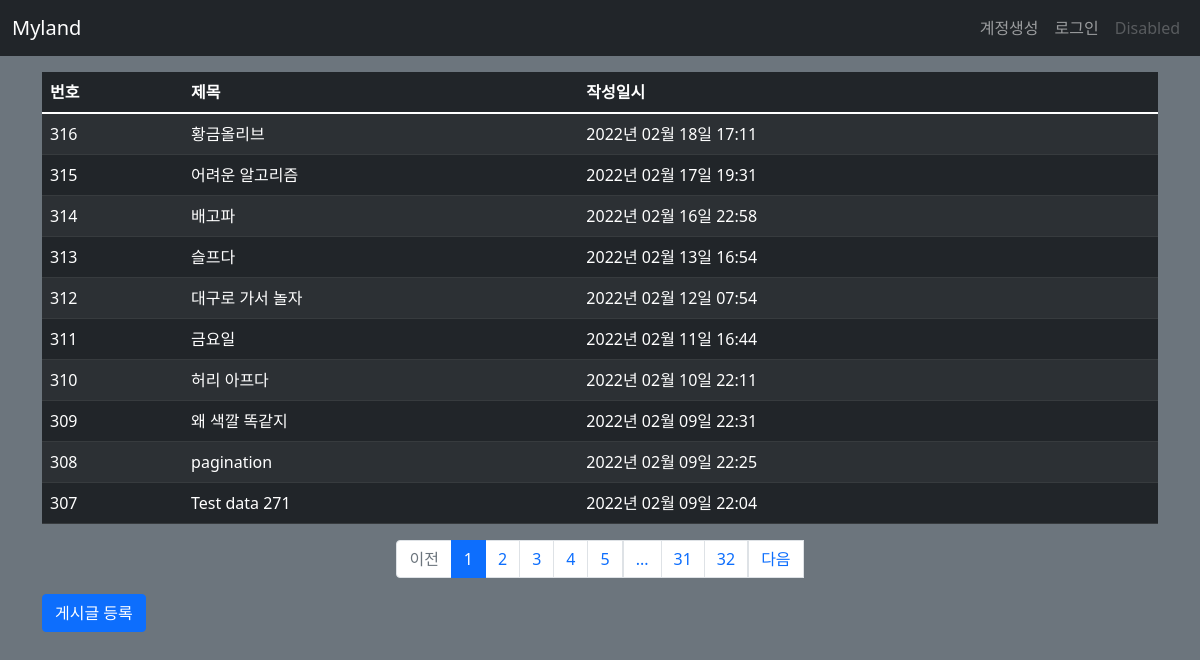
Page /post/list/ on the earlier database version.
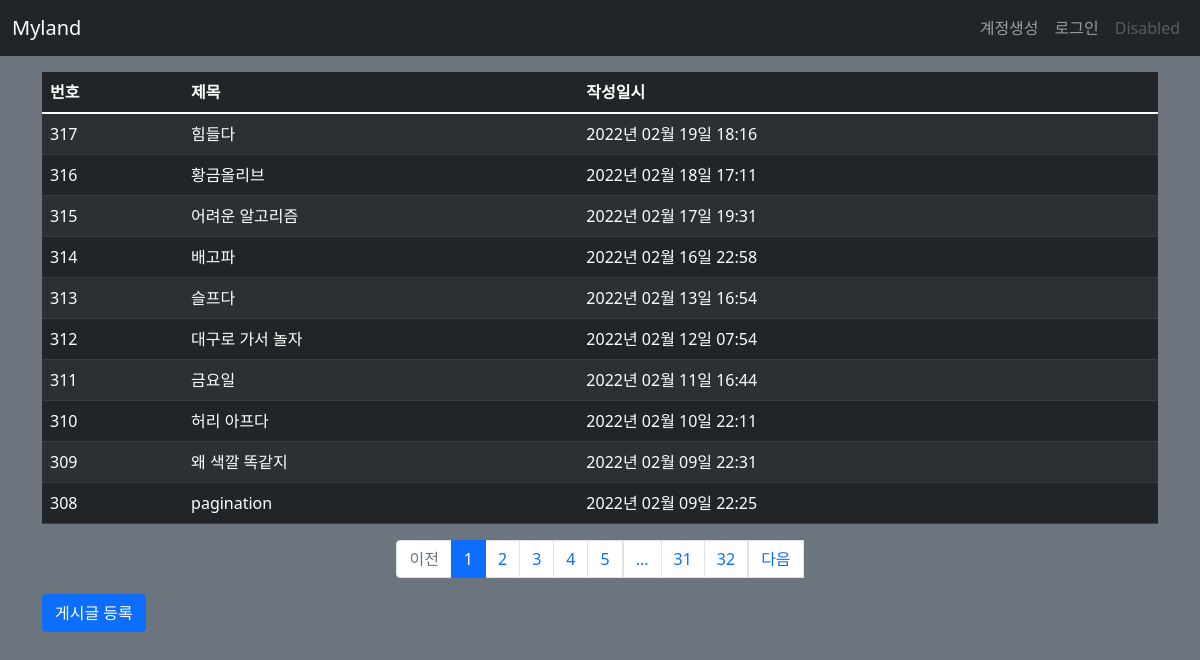
Same page on the later database version.
### myland/models.py (models this page shows)
class Post(db.Model):
    id = db.Column(db.Integer, primary_key=True)
    title = db.Column(db.String(200), nullable=False)
    content = db.Column(db.Text, nullable=False)
    create_date = db.Column(db.DateTime(), nullable=False)

### myland/views/post_views.py (the view)
@bp.route('/list/')
def _list():
    page = request.args.get('page', type=int, default=1)
    post_list = Post.query.order_by(Post.create_date.desc())
    post_list = post_list.paginate(page, per_page=10)
    return render_template('post/post_list.html', post_list=post_list)

### myland/filter.py (called while the page is built)
def format_datetime(value, fmt='%Y년 %m월 %d일 %H:%M'):
    return value.strftime(fmt)

### myland/templates/post/post_list.html
{% extends 'base.html' %}
{% block content %}
<div class="container my-3">
  <table class="table table-dark table-striped table-hover">
    <thead>
    <tr>
      <th>번호</th>
      <th>제목</th>
      <th>작성일시</th>
    </tr>
    </thead>
    <tbody>
    {% if post_list %}
    {% for post in post_list.items %}
    <tr>
      <td>{{ post_list.total - ((post_list.page - 1) * post_list.per_page) - loop.index0 }}</td>
      <td>
        <a href="{{ url_for('post.detail', post_id=post.id) }}" style="text-decoration-line: none; color: white;">{{ post.title }}</a>
      </td>
      <td>{{ post.create_date|datetime }}</td>
    </tr>
    {% endfor %}
    {% else %}
    <tr>
      <td colspan="3">게시글이 없습니다.</td>
    </tr>
    {% endif %}
    </tbody>
  </table>
  <ul class="pagination justify-content-center">
    {% if post_list.has_prev %}
    <li class="page-item">
      <a class="page-link" href="?page={{ post_list.prev_num }}">이전</a>
    </li>
    {% else %}
    <li class="page-item disabled">
      <a class="page-link" tabindex="-1" aria-disabled="true" href="#">이전</a>
    </li>
    {% endif %}
    {% for page_num in post_list.iter_pages() %}
      {% if page_num %}
        {% if page_num != post_list.page %}
        <li class="page-item">
          <a class="page-link" href="?page={{ page_num }}">{{ page_num }}</a>
        </li>
        {% else %}
        <li class="page-item active" aria-current="page">
          <a class="page-link" href="#">{{ page_num }}</a>
        </li>
        {% endif %}
      {% else %}
        <li class="disabled">
          <a class="page-link" href="#">...</a>
        </li>
      {% endif %}
    {% endfor %}
    {% if post_list.has_next %}
    <li class="page-items">
      <a class="page-link" href="?page={{ post_list.next_num }}">다음</a>
    </li>
    {% else %}
    <li class="page-item disabled">
      <a class="page-link" tabindex="-1" aria-disabled="true" href="#">다음</a>
    </li>
    {% endif %}
  </ul>
  <a href="{{ url_for('post.create') }}" class="btn btn-primary">게시글 등록</a>
</div>
{% endblock %}

Differences in the rows shown:
no longer on this page (row unchanged): Post: total "307", title "Test data 271", create_date "2022년 02월 09일 22:04"
added Post: id "317", title "힘들다", create_date "2022년 02월 19일 18:16"
